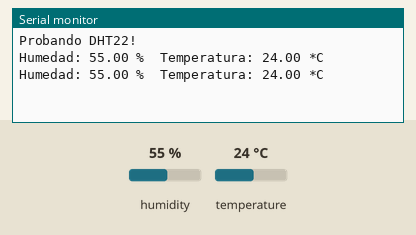
This sketch was run on a simulated Arduino Uno, built with avr-gcc and run on an emulated ATmega328P. On the bench: the last lines printed to the serial monitor. Inputs (shaded band) come from the test bench; at power-on: temperature 24 °C, humidity 55 %.

Above: at 4.8 s.
4.9 s: temperature set to 39.5 °C
At 6.5 s:
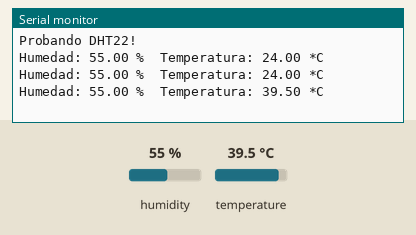
7.9 s: temperature set to 40.6 °C
At 9.4 s:
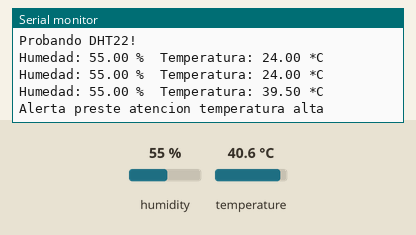

Measured:
- the behaviour switches between 40 and 40.1 °C on temperature (found by bisection; images 1 and 2)
- after the input at 4.9 s, the serial monitor: prints a new line after 1.1 s (image 1)
- after the input at 7.9 s, the serial monitor: prints a new line after 0.12 s (image 2)

The sketch:

sketch.ino
```cpp
#include <DHT.h>
#define DHTTYPE DHT22

const int DHTPin = 6;

DHT dht(DHTPin, DHTTYPE);

void setup()
{
   Serial.begin(9600);
   Serial.println("Probando DHT22!");

   dht.begin();
}

void loop()
{
   delay(2000);

   float h = dht.readHumidity();
   float t = dht.readTemperature();

   if (isnan(h) || isnan(t))
   {
      Serial.println("No se pudo leer el sensor DHT!");
      return;
   }
    else if (h<10 )
   {
      Serial.println("Alerta preste atencion humedad baja");
      return;
   }
    else if (t>40)
   {
      Serial.println("Alerta preste atencion temperatura alta");
      return;
   }


   Serial.print("Humedad: ");
   Serial.print(h);
   Serial.print(" %\t");
   Serial.print("Temperatura: ");
   Serial.print(t);
   Serial.println(" *C ");


}
```
